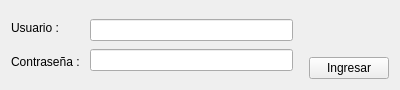
<?xml version="1.0" encoding="UTF-8"?>
<ui version="4.0">
 <class>Login</class>
 <widget class="QWidget" name="Login">
  <property name="geometry">
   <rect>
    <x>0</x>
    <y>0</y>
    <width>400</width>
    <height>90</height>
   </rect>
  </property>
  <property name="minimumSize">
   <size>
    <width>400</width>
    <height>90</height>
   </size>
  </property>
  <property name="maximumSize">
   <size>
    <width>400</width>
    <height>90</height>
   </size>
  </property>
  <property name="windowTitle">
   <string>Login</string>
  </property>
  <layout class="QVBoxLayout" name="verticalLayout_3">
   <item>
    <layout class="QHBoxLayout" name="horizontalLayout_4">
     <property name="rightMargin">
      <number>0</number>
     </property>
     <item>
      <layout class="QHBoxLayout" name="horizontalLayout_5">
       <property name="spacing">
        <number>0</number>
       </property>
       <property name="leftMargin">
        <number>0</number>
       </property>
       <item>
        <layout class="QVBoxLayout" name="verticalLayout_4">
         <property name="spacing">
          <number>0</number>
         </property>
         <property name="leftMargin">
          <number>0</number>
         </property>
         <item>
          <spacer name="verticalSpacer_2">
           <property name="orientation">
            <enum>Qt::Vertical</enum>
           </property>
           <property name="sizeHint" stdset="0">
            <size>
             <width>20</width>
             <height>40</height>
            </size>
           </property>
          </spacer>
         </item>
         <item>
          <widget class="QLabel" name="label">
           <property name="minimumSize">
            <size>
             <width>0</width>
             <height>32</height>
            </size>
           </property>
           <property name="text">
            <string>Usuario :</string>
           </property>
          </widget>
         </item>
         <item>
          <spacer name="verticalSpacer_7">
           <property name="orientation">
            <enum>Qt::Vertical</enum>
           </property>
           <property name="sizeHint" stdset="0">
            <size>
             <width>20</width>
             <height>40</height>
            </size>
           </property>
          </spacer>
         </item>
         <item>
          <widget class="QLabel" name="label_2">
           <property name="minimumSize">
            <size>
             <width>0</width>
             <height>32</height>
            </size>
           </property>
           <property name="text">
            <string>Contraseña :</string>
           </property>
           <property name="alignment">
            <set>Qt::AlignLeading|Qt::AlignLeft|Qt::AlignVCenter</set>
           </property>
           <property name="wordWrap">
            <bool>false</bool>
           </property>
           <property name="openExternalLinks">
            <bool>false</bool>
           </property>
          </widget>
         </item>
         <item>
          <spacer name="verticalSpacer_3">
           <property name="orientation">
            <enum>Qt::Vertical</enum>
           </property>
           <property name="sizeHint" stdset="0">
            <size>
             <width>20</width>
             <height>40</height>
            </size>
           </property>
          </spacer>
         </item>
        </layout>
       </item>
       <item>
        <layout class="QVBoxLayout" name="verticalLayout">
         <property name="spacing">
          <number>0</number>
         </property>
         <property name="leftMargin">
          <number>10</number>
         </property>
         <property name="rightMargin">
          <number>10</number>
         </property>
         <item>
          <spacer name="verticalSpacer_5">
           <property name="orientation">
            <enum>Qt::Vertical</enum>
           </property>
           <property name="sizeHint" stdset="0">
            <size>
             <width>20</width>
             <height>40</height>
            </size>
           </property>
          </spacer>
         </item>
         <item>
          <widget class="QLineEdit" name="Le_name"/>
         </item>
         <item>
          <spacer name="verticalSpacer_6">
           <property name="orientation">
            <enum>Qt::Vertical</enum>
           </property>
           <property name="sizeHint" stdset="0">
            <size>
             <width>20</width>
             <height>40</height>
            </size>
           </property>
          </spacer>
         </item>
         <item>
          <widget class="QLineEdit" name="Le_passw">
           <property name="echoMode">
            <enum>QLineEdit::Password</enum>
           </property>
          </widget>
         </item>
         <item>
          <spacer name="verticalSpacer_4">
           <property name="orientation">
            <enum>Qt::Vertical</enum>
           </property>
           <property name="sizeHint" stdset="0">
            <size>
             <width>20</width>
             <height>40</height>
            </size>
           </property>
          </spacer>
         </item>
        </layout>
       </item>
      </layout>
     </item>
     <item>
      <layout class="QVBoxLayout" name="verticalLayout_2">
       <property name="rightMargin">
        <number>0</number>
       </property>
       <item>
        <spacer name="verticalSpacer">
         <property name="orientation">
          <enum>Qt::Vertical</enum>
         </property>
         <property name="sizeHint" stdset="0">
          <size>
           <width>20</width>
           <height>40</height>
          </size>
         </property>
        </spacer>
       </item>
       <item>
        <widget class="QPushButton" name="btn_login">
         <property name="text">
          <string>Ingresar</string>
         </property>
        </widget>
       </item>
      </layout>
     </item>
    </layout>
   </item>
   <item>
    <spacer name="verticalSpacer_8">
     <property name="orientation">
      <enum>Qt::Vertical</enum>
     </property>
     <property name="sizeHint" stdset="0">
      <size>
       <width>20</width>
       <height>40</height>
      </size>
     </property>
    </spacer>
   </item>
  </layout>
 </widget>
 <resources/>
 <connections>
  <connection>
   <sender>Le_passw</sender>
   <signal>returnPressed()</signal>
   <receiver>btn_login</receiver>
   <slot>click()</slot>
   <hints>
    <hint type="sourcelabel">
     <x>193</x>
     <y>65</y>
    </hint>
    <hint type="destinationlabel">
     <x>387</x>
     <y>74</y>
    </hint>
   </hints>
  </connection>
 </connections>
</ui>
